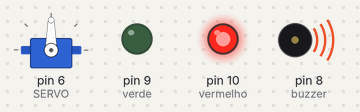
The sketch below on a simulated Arduino Uno, built with avr-gcc and run on an emulated ATmega328P. On the bench: servo, output pins drawn as LEDs (lit = HIGH), buzzer (waves = sounding).

Above: at 0.05 s.
At 0.95 s:
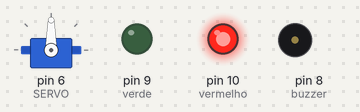
At 1.95 s:
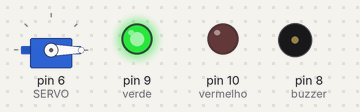
Timing chart, 0 to 4.6 s (numbered marks = the images above):
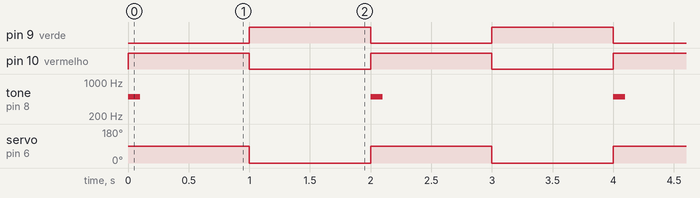

Measured:
- by itself, pin 9 (verde), pin 10 (vermelho): alternates HIGH for 1.0 s and LOW for 1.0 s
- by itself, tone on pin 8 (buzzer): alternates 500 Hz for 0.10 s and silent for 1.9 s
- by itself, servo on pin 6 (SERVO): alternates 90° for 1.0 s and 0° for 1.0 s

The sketch:

servomotor_e_buzzer.ino
```cpp
#include <Servo.h>

#define SERVO 6 // Porta Digital 6 PWM

Servo s; // Variável Servo
int buzzer = 8;
int vermelho = 10;
int verde = 9;

void setup(){
  s.attach(SERVO);
  pinMode(vermelho, OUTPUT);
  pinMode(verde, OUTPUT);
  s.write(0); // Inicia motor posição zero
}

void loop(){
  descer();
  delay(1000);
  subir();
  delay(1000);
}

void descer(){
  tone(buzzer, 500, 100);
  s.write(90);
  digitalWrite(verde, LOW);
  digitalWrite(vermelho, HIGH);
}

void subir(){
  noTone(buzzer);
  s.write(0);
  digitalWrite(verde, HIGH);
  digitalWrite(vermelho, LOW);
}
```
